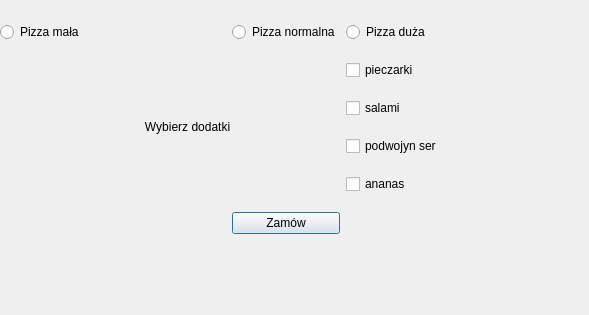
<?xml version="1.0" encoding="UTF-8"?>
<ui version="4.0">
 <class>Dialog</class>
 <widget class="QDialog" name="Dialog">
  <property name="geometry">
   <rect>
    <x>0</x>
    <y>0</y>
    <width>589</width>
    <height>315</height>
   </rect>
  </property>
  <property name="windowTitle">
   <string>Dialog</string>
  </property>
  <widget class="QWidget" name="gridLayoutWidget">
   <property name="geometry">
    <rect>
     <x>0</x>
     <y>10</y>
     <width>571</width>
     <height>241</height>
    </rect>
   </property>
   <layout class="QGridLayout" name="gridLayout">
    <item row="5" column="3">
     <spacer name="horizontalSpacer_2">
      <property name="orientation">
       <enum>Qt::Horizontal</enum>
      </property>
      <property name="sizeHint" stdset="0">
       <size>
        <width>40</width>
        <height>20</height>
       </size>
      </property>
     </spacer>
    </item>
    <item row="0" column="3">
     <widget class="QRadioButton" name="bigPizza">
      <property name="text">
       <string>Pizza duża</string>
      </property>
     </widget>
    </item>
    <item row="0" column="0">
     <widget class="QRadioButton" name="smallPizza">
      <property name="layoutDirection">
       <enum>Qt::LeftToRight</enum>
      </property>
      <property name="text">
       <string>Pizza mała</string>
      </property>
     </widget>
    </item>
    <item row="5" column="1" colspan="2">
     <widget class="QPushButton" name="orderButton">
      <property name="maximumSize">
       <size>
        <width>150</width>
        <height>16777215</height>
       </size>
      </property>
      <property name="layoutDirection">
       <enum>Qt::LeftToRight</enum>
      </property>
      <property name="text">
       <string>Zamów</string>
      </property>
     </widget>
    </item>
    <item row="5" column="0">
     <spacer name="horizontalSpacer">
      <property name="orientation">
       <enum>Qt::Horizontal</enum>
      </property>
      <property name="sizeHint" stdset="0">
       <size>
        <width>40</width>
        <height>20</height>
       </size>
      </property>
     </spacer>
    </item>
    <item row="0" column="1" colspan="2">
     <widget class="QRadioButton" name="normalPizza">
      <property name="text">
       <string>Pizza normalna</string>
      </property>
     </widget>
    </item>
    <item row="3" column="3">
     <widget class="QCheckBox" name="cheeseBox">
      <property name="text">
       <string>podwojyn ser</string>
      </property>
     </widget>
    </item>
    <item row="2" column="3">
     <widget class="QCheckBox" name="salamiBox">
      <property name="text">
       <string>salami</string>
      </property>
     </widget>
    </item>
    <item row="1" column="3">
     <widget class="QCheckBox" name="mushroomBox">
      <property name="text">
       <string>pieczarki</string>
      </property>
     </widget>
    </item>
    <item row="4" column="3">
     <widget class="QCheckBox" name="pineapleBox">
      <property name="text">
       <string>ananas</string>
      </property>
     </widget>
    </item>
    <item row="1" column="0" rowspan="4" colspan="3">
     <widget class="QLabel" name="label">
      <property name="text">
       <string>Wybierz dodatki                                 </string>
      </property>
      <property name="alignment">
       <set>Qt::AlignRight|Qt::AlignTrailing|Qt::AlignVCenter</set>
      </property>
     </widget>
    </item>
   </layout>
  </widget>
 </widget>
 <resources/>
 <connections/>
</ui>
